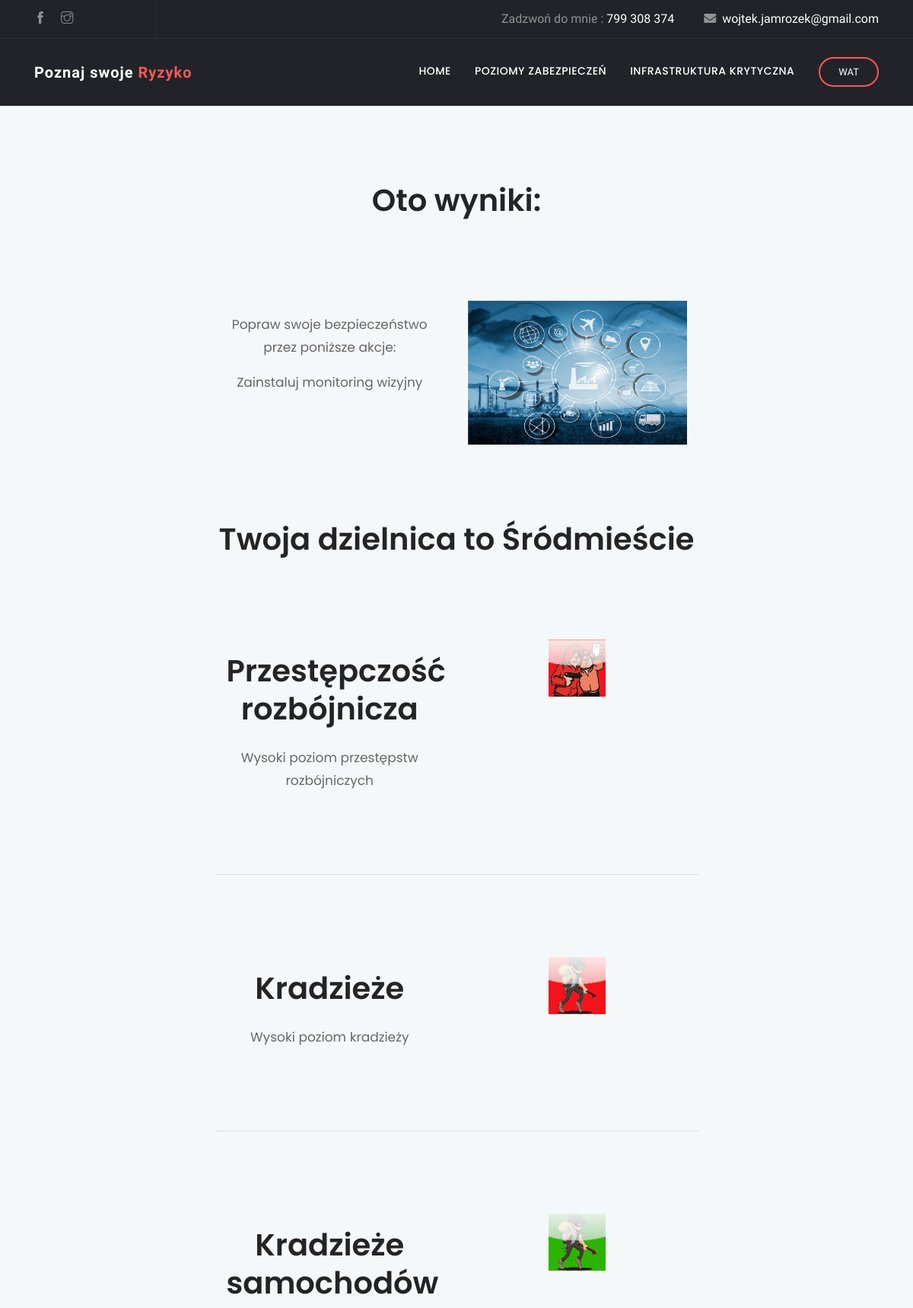
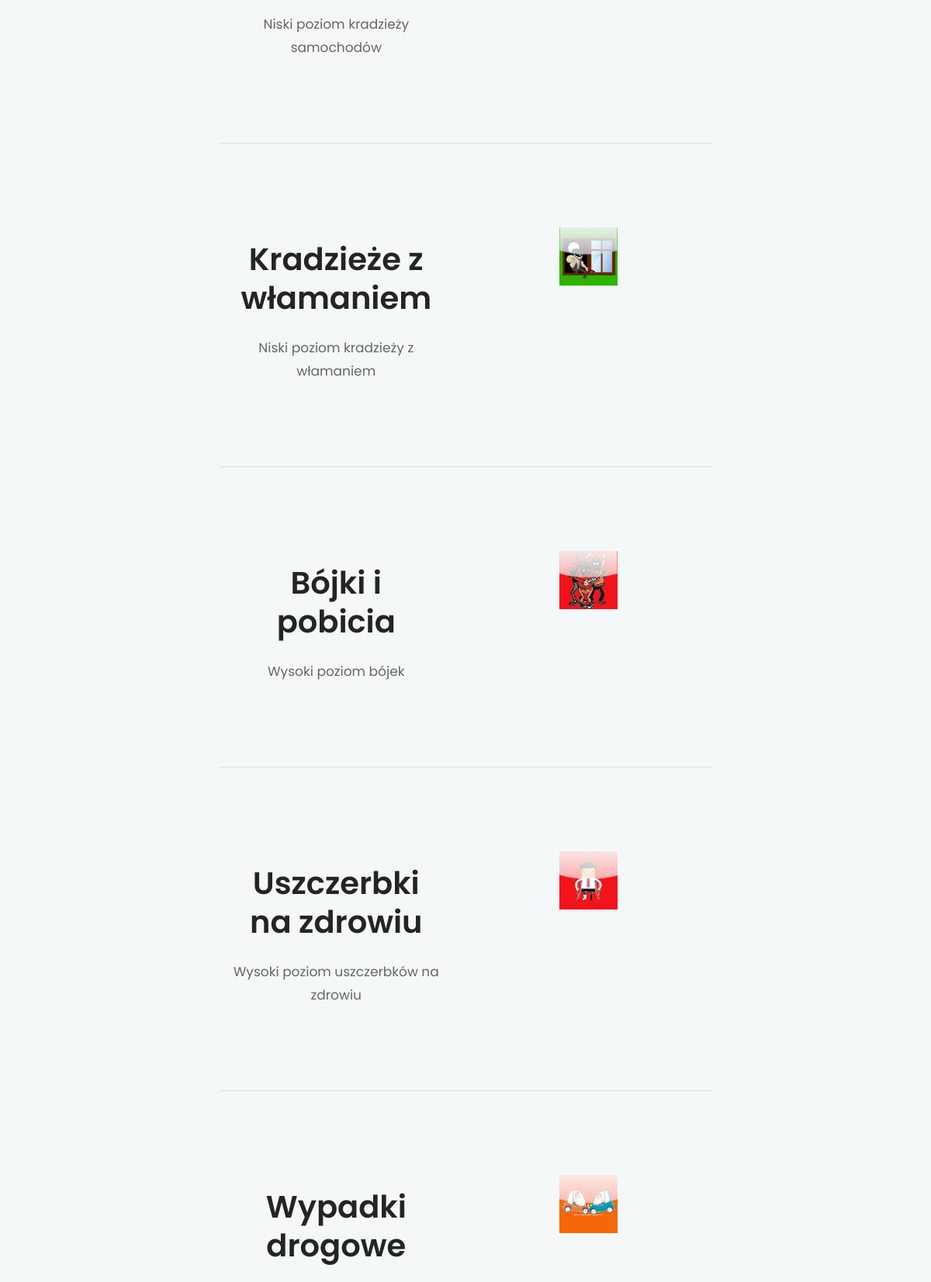
The app's page /results/ (upper part) with its own data (2 pictures, top to bottom).
### Survey/models.py (models this page shows, shortened)
class ObjectData(models.Model):
    DISTRICTS = (
        ('1','Bemowo'),
        ('2','Białołęka'),
        ('3','Bielany'),
        ('4','Mokotów'),
        ('5','Ochota'),
        ('6','Praga Pd.'),
        ('7','Praga Pn.'),
        ('8','Rembertów'),
        ('9','Targówek'),
        ('10','Ursus'),
        ('11','Ursynów'),
        ('12','Wawer'),
        ('13','Wesoła'),
        ('14','Wilanów'),
        ('15','Włochy'),
        ('16','Wola'),
        ('17','Żoliborz'),
        )
    STREET_TYPE = (
        ('0','Mała ulica, wioska'),
        ('1','Ulica średniej wielkości lub mało ruchliwe przedmieścia miasta'),
        ('2','Ulica lub ciąg komunikacyjny o dużym natężeniu ruchu'),
        )
    NEIGHBORING_BUILDINGS = (
        ('1','Brak lub daleko (ponad 100 m)'),
        ('2','Domy jednorodzinne'),
        ('3','Bloki mieszkalne'),
        ('4','Budynki usługowe'),
        ('5','Obiekty sportowe lub rozrywkowe'),
        )
    district = models.ForeignKey(DistrictVisually, on_delete=models.CASCADE, default=1)
    street_type = models.CharField(max_length=255, choices=STREET_TYPE)
    cctv = models.BooleanField(default=False)
    locals_night = models.BooleanField(default=False)
    neighboring_buildings = models.CharField(max_length=255, choices=NEIGHBORING_BUILDINGS)
    flammable_materials = models.BooleanField(default=False)

class DistrictVisually(models.Model):
    district_name = models.CharField(max_length=200)
    description = models.CharField(max_length=200)
    crimes = models.ManyToManyField(Crimes)
    def __str__(self):
        return f"Twoja dzielnica to {self.district_name}"

class Crimes(models.Model):
    crime_name = models.CharField(max_length=200)
    description = models.CharField(max_length=200)
    photo = models.ImageField(upload_to = 'media/', max_length=255, null=True, blank=True)

### Survey/views.py (the view, shortened to what this page needs)
# urls.py: path("results/", views.results, name="results"),
def results(request):
    context = {}
    service_object = ServiceObject.objects.last()
    object_type = ObjectType.objects.last()
    object_data = ObjectData.objects.last()
    context['object_data'] = object_data
    if object_type.object_type == '0':
        if object_data.flammable_materials == True:
            if service_object.total_trading_building_value == '0':
                context['security_degree'] = SecurityDegree.objects.get(degree_name='III Stopień')
            elif service_object.total_trading_building_value == '1':
                context['security_degree'] = SecurityDegree.objects.get(degree_name='III Stopień')
            elif service_object.total_trading_building_value == '2':
                context['security_degree'] = SecurityDegree.objects.get(degree_name='III Stopień')
            elif service_object.total_trading_building_value == '3':
                context['security_degree'] = SecurityDegree.objects.get(degree_name='IV Stopień')
        elif object_data.flammable_materials == False:
            if service_object.total_trading_building_value == '0':
                context['security_degree'] = SecurityDegree.objects.get(degree_name='I Stopień')
            elif service_object.total_trading_building_value == '1':
                context['security_degree'] = SecurityDegree.objects.get(degree_name='II Stopień')
            elif service_object.total_trading_building_value == '2':
                context['security_degree'] = SecurityDegree.objects.get(degree_name='III Stopień')
            elif service_object.total_trading_building_value == '3':
                context['security_degree'] = SecurityDegree.objects.get(degree_name='IV Stopień')
    if request.method == 'POST':
        return redirect('home')
    return render(request, 'Survey/results.html', context)

### Survey/templates/Survey/results.html (shortened to what this page needs)
{% extends 'Survey/base.html' %}
{% block content %}
{% load static %}
<form method="POST" action="">
    <section class="section testimonial bg-gray">
        <div class="container">
            <div class="row justify-content-center">
                <div class="col-lg-7 text-center">
                    <div class="section-title">
                    <h1>Oto wyniki:</h1>
                    <div id="section1" class="section about-2 position-relative">
                        <div class="container">
                          <div class="row">
                            <div class="col-lg-6 col-md-6">
                              <div class="about-item pr-3 mb-5 mb-lg-0">
                        <p>Popraw swoje bezpieczeństwo przez poniższe akcje:</p>
                        {% if not object_data.cctv %}
                        <p>Zainstaluj monitoring wizyjny</p>
                        {% endif %}
                    </div>
                    </div>
                    <div class="col-lg-6 col-md-6">
                        <div class="about-item-img">
                          <img src="{% static 'Survey/images/about/home-8.jpg' %}" alt="" class="img-fluid">
                        </div>
                      </div>
                    </div>
                    </div>
                    </div>
                    <h1>{{ object_data.district}}</h1>
                    {% for crime in object_data.district.crimes.all %}
                    <div id="section1" class="section about-2 position-relative">
                        <div class="container">
                          <div class="row">
                            <div class="col-lg-6 col-md-6">
                              <div class="about-item pr-3 mb-5 mb-lg-0">
                                <h2 class="mt-3 mb-4 position-relative content-title">{{ crime.crime_name }}</h2>
                                  <p class="mb-2">{{ crime.description }}</p>
                              </div>
                            </div>
                            <div class="col-lg-6 col-md-6">
                              <div class="about-item-img">
                                {% if crime.photo %}
                                <img src="{{ crime.photo.url}}" height="75" width="75" >
                            {% endif %}                              </div>
                            </div>
                          </div>
                        </div>
                      </div>
                    <hr class="mt-0 mb-2">
                    {% endfor %}
                </div>
            </div>
        </div>
    </div>
</form>
{% endblock %}

### Survey/templates/Survey/base.html (shortened to what this page needs)
{% load static %}
<!doctype html>
<html lang="pl">
    <head>
    <link rel="stylesheet" href="{% static 'Survey/plugins/bootstrap/css/bootstrap.min.css' %}">
    <link rel="stylesheet" href="{% static 'Survey/plugins/themify/css/themify-icons.css' %}">
    <link rel="stylesheet" href="{% static 'Survey/plugins/fontawesome/css/all.css' %}">
    <link rel="stylesheet" href="{% static 'Survey/plugins/magnific-popup/dist/magnific-popup.css' %}">
    <link rel="stylesheet" href="{% static 'Survey/plugins/slick-carousel/slick/slick.css' %}">
    <link rel="stylesheet" href="{% static 'Survey/plugins/slick-carousel/slick/slick-theme.css' %}">
  <link rel="stylesheet" href="{% static 'Survey/css/style.css' %}">
    </head>
    <body>
        <header class="navigation">
            <div class="header-top ">
                <div class="container">
                    <div class="row justify-content-between align-items-center">
                        <div class="col-lg-2 col-md-4">
                            <div class="header-top-socials text-center text-lg-left text-md-left">
                                <a href="https://www.facebook.com/wojtekjamrozek?ref=bookmarks" target="_blank"><i class="ti-facebook"></i></a>
                                <a href="https://www.instagram.com/wojteg_26/?hl=pl" target="_blank"><i class="ti-instagram"></i></a>
                            </div>
                        </div>
                        <div class="col-lg-10 col-md-8 text-center text-lg-right text-md-right">
                            <div class="header-top-info">
                                <a href="tel:799 308 374">Zadzwoń do mnie : <span>799 308 374</span></a>
                                <a href="mailto:wojtek.jamrozek@gmail.com" ><i class="fa fa-envelope mr-2"></i><span>wojtek.jamrozek@gmail.com</span></a>
                            </div>
                        </div>
                    </div>
                </div>
            </div>
        <nav class="navbar navbar-expand-lg  py-4" id="navbar">
		<div class="container">
		  <a class="navbar-brand" href="/">
		  	Poznaj swoje <span>Ryzyko</span>
		  </a>
		  <div class="collapse navbar-collapse text-center" id="navbarsExample09">
			<ul class="navbar-nav ml-auto">
			  <li class="nav-item active">
				<a class="nav-link" href="#section1">Home <span class="sr-only">(current)</span></a>
			  </li>
			   <li class="nav-item"><a class="nav-link" href="#section2">Poziomy zabezpieczeń</a></li>
			   <li class="nav-item"><a class="nav-link" href="#section3">Infrastruktura krytyczna</a></li>
			<form class="form-lg-inline my-2 my-md-0 ml-lg-4 text-center">
			  <a href="https://wel.wat.edu.pl/" class="btn btn-solid-border btn-round-full">WAT</a>
			</form>
		  </div>
		</div>
	</nav>
                </header>
                    {% block content %}
                    {% endblock %}
</body>
</html>

### Survey/static/Survey/css/style.css (style rules this page uses)
html { overflow-x: hidden; }
body { line-height: 1.5; font-family: "Hind", serif; -webkit-font-smoothing: antialiased; font-size: 17px; color: rgba(0, 0, 0, 0.65); }
h1, .h1, h2, .h2, h3, .h3, h4, .h4, h5, .h5, h6, .h6 { font-family: "Poppins", sans-serif; font-weight: 600; color: #242424; }
h1, .h1 { font-size: 2.5rem; }
h2, .h2 { font-size: 2rem; font-weight: 600; line-height: 42px; }
p { line-height: 30px; }
.btn { display: inline-block; font-size: 14px; font-size: 0.8125rem; font-weight: 400; padding: 1rem 2.5rem; text-transform: uppercase; border-radius: 0; transition: all 0.2s ease; }
.btn-solid-border { border: 2px solid #f75757; background: transparent; color: #242424; }
.btn-round-full { border-radius: 50px; }
.bg-gray { background: #f5f8f9; }
.section { padding: 100px 0; }
.section-title { margin-bottom: 70px; }
.section-title p { color: #666; font-family: "Poppins", sans-serif; }
a { color: #242424; text-decoration: none; }
.content-title { font-size: 40px; line-height: 50px; }
#navbar { background: #222328; box-shadow: 0 1px 2px rgba(0, 0, 0, 0.05); }
#navbar li { padding-left: 15px; }
#navbar .nav-link { font-family: "Poppins", sans-serif; font-weight: 500; color: #fff; text-transform: uppercase; font-size: 14px; letter-spacing: .5px; transition: all .25s ease; }
#navbar .btn { padding: .5rem 1.5rem; color: #fff; }
.header-top { background: #222328; color: #919194; border-bottom: 1px solid rgba(255, 255, 255, 0.05); }
.header-top .header-top-socials { border-right: 1px solid rgba(255, 255, 255, 0.05); padding: 12px 0px; }
.header-top .header-top-socials a { color: #919194; margin-right: 15px; font-size: 16px; }
.header-top .header-top-info { color: #919194; font-size: 16px; }
.header-top .header-top-info a span { color: #fff; }
.header-top .header-top-info a { margin-left: 35px; color: #919194; }
.navbar-brand { color: #fff; font-weight: 600; letter-spacing: 1px; }
.navbar-brand span { color: #f75757; }

### records on screen
ObjectData: district "Twoja dzielnica to Śródmieście"
Crimes: crime_name "Przestępczość rozbójnicza", description "Wysoki poziom przestępstw rozbójniczych", photo (picture)
Crimes: crime_name "Kradzieże", description "Wysoki poziom kradzieży", photo (picture)
Crimes: crime_name "Kradzieże samochodów", description "Niski poziom kradzieży samochodów", photo (picture)
Crimes: crime_name "Kradzieże z włamaniem", description "Niski poziom kradzieży z włamaniem", photo (picture)
Crimes: crime_name "Bójki i pobicia", description "Wysoki poziom bójek", photo (picture)
Crimes: crime_name "Uszczerbki na zdrowiu", description "Wysoki poziom uszczerbków na zdrowiu", photo (picture)
Crimes: crime_name "Wypadki drogowe", photo (picture)
